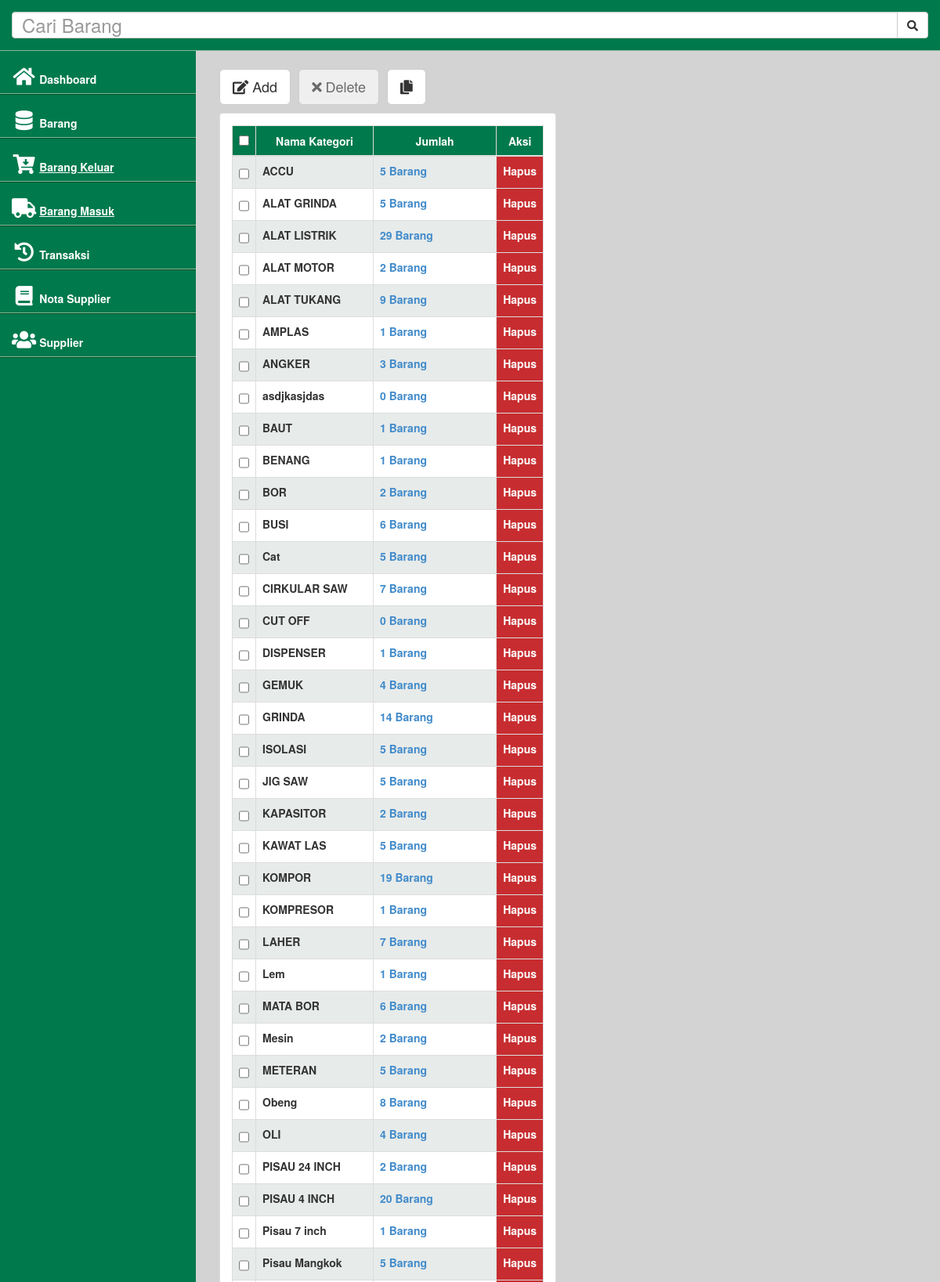
The page /kategori/index.php (upper part) on the database its author committed.
### tables this page shows
CREATE TABLE `tbkategori` (
  `idkategori` int(11) NOT NULL,
  `namakategori` varchar(100) NOT NULL
);

### config/config.php (called while the page is built, shortened)
<?php
$conn = mysqli_connect("localhost", "artawgn", "kopibali", "wigunateknik");
function query($query) {
	global $conn;
	$result = mysqli_query($conn, $query);
	$rows = [];
	while( $row = mysqli_fetch_assoc($result) ) {
		$rows[] = $row;
	}
	return $rows;
}
?>

### kategori/index.php (the view, shortened to what this page needs)
<?php
include "../config/config.php";
$databarang = query("select tbkategori.idkategori as idkategori, tbkategori.namakategori as namakategori,COUNT(tbbarang.kategori) as jumlah FROM tbkategori
LEFT JOIN tbbarang
ON tbkategori.idkategori = tbbarang.kategori
GROUP BY tbkategori.idkategori
order by namakategori asc");
?>
<!DOCTYPE html>
<html>
<head>
    <link href="../asset/plugins/bootstrap/bootstrap.css" rel="stylesheet" />
    <link href="../asset/font-awesome/css/font-awesome.css" rel="stylesheet" />
    <link href="../asset/css/style.css" rel="stylesheet" />
    <link href="../asset/css/main-style.css" rel="stylesheet" />
    <link href="../asset/plugins/select2/css/select2.min.css" rel="stylesheet" >
    <link href="../asset/plugins/select2/css/select2-bootstrap.min.css" rel="stylesheet">
</head>
<body>
    <div id="wrapper">
        <?php include '../sidebar.php'; ?>
        <div id="page-wrapper">
            <div class="row">
                <div class="col-lg-12">
                    <h1>
                        <button type="button" class="btn btn-default  btn-lg" data-toggle="modal" data-target="#modalTambahKategori" title="Tambah Data"><i class="fa far fa-edit"></i> Add</button>
                        <button type="submit" class="btn btn-default  btn-lg" title="Hapus data yang dipilih" form="formmulti" name='but_delete' id="but_delete" onclick="return confirm('Yakin dihapus?');" disabled ><i class="fa fa-times"></i> Delete
                        </button>
                        <a href="../barangganda/"><button type="button" class="btn btn-default  btn-lg" title="Cek Data Ganda"><i class="fa fas fa-copy"></i>
                        </button></a>
                    </h1>
                </div>
            </div>
            <div class="row">
                <div class="col-lg-6">
                    <div class="panel panel-default" >
                        <div class="panel-body" >
                            <div class="table-responsive kontentabel" >
                                <table class="table table-striped table-bordered table-hover" id="tabelbarang" >
                                    <thead style="background-color: #00794d; color: white;">
                                        <tr>
                                            <th width="3%"><input type="checkbox" id="select_all" value=""  /></th>
                                            <th class="text-center" width="150px">Nama Kategori</th>
                                            <th class="text-center">Jumlah</th>
                                            <th class="text-center" width="50px">Aksi</th>
                                        </tr>
                                    </thead>
                                    <tbody>
                                        <?php foreach( $databarang as $data ) : ?>
                                            <tr class="odd gradeX">
                                                <td><input type="checkbox" class="checkbox"  name='delete[]' value="<?= $data['idkategori'] ?>" form="formmulti" /></td>
                                                <td >
                                                    <strong data-toggle="modal" data-target="#modalEdit_<?= $data['idkategori'] ?>"><?= $data['namakategori'] ?></strong>
                                                </td>
                                            <td class="text-left"><a href="../barang/?filter=<?= $data['namakategori']?>"><strong><?= $data['jumlah'] ?> Barang</strong></a></td>
                                            <td class="text-center" style="color: white; background-color: #C72D30; text-align: justify-all;" id="hapus" data-id="<?= $data['idkategori'] ?>"><strong>Hapus</strong></td>
                                        </tr>
                                    <?php endforeach; ?>
                                </tbody>
                            </table>
                        </div>
                    </div>
                </div>
            </div>
        </div>
    </div>
</div>
</body>
</html>

### asset/css/style.css (style rules this page uses)
body { background-color: #f8f8f8; }
#wrapper { width: 100%; margin-top: 65px!important; background-color:#00794D; }
#page-wrapper { padding: 0 15px; min-height: 700px!important; background-color:#D3D3D3; }

### asset/css/main-style.css (style rules this page uses)
@media (min-width:768px) { #page-wrapper { position: inherit; margin: 0 0 0 250px; padding: 0 30px; min-height: 1000px; } }

### rows shown on the page
tbkategori: namakategori "ACCU", jumlah "5"
tbkategori: namakategori "ALAT GRINDA", jumlah "5"
tbkategori: namakategori "ALAT LISTRIK", jumlah "29"
tbkategori: namakategori "ALAT MOTOR", jumlah "2"
tbkategori: namakategori "ALAT TUKANG", jumlah "9"
tbkategori: namakategori "AMPLAS", jumlah "1"
tbkategori: namakategori "ANGKER", jumlah "3"
tbkategori: namakategori "asdjkasjdas", jumlah "0"
tbkategori: namakategori "BAUT", jumlah "1"
tbkategori: namakategori "BENANG", jumlah "1"
tbkategori: namakategori "BOR", jumlah "2"
tbkategori: namakategori "BUSI", jumlah "6"
tbkategori: namakategori "Cat", jumlah "5"
tbkategori: namakategori "CIRKULAR SAW", jumlah "7"
tbkategori: namakategori "CUT OFF", jumlah "0"
tbkategori: namakategori "DISPENSER", jumlah "1"
tbkategori: namakategori "GEMUK", jumlah "4"
tbkategori: namakategori "GRINDA", jumlah "14"
tbkategori: namakategori "ISOLASI", jumlah "5"
tbkategori: namakategori "JIG SAW", jumlah "5"
tbkategori: namakategori "KAPASITOR", jumlah "2"
tbkategori: namakategori "KAWAT LAS", jumlah "5"
tbkategori: namakategori "KOMPOR", jumlah "19"
tbkategori: namakategori "KOMPRESOR", jumlah "1"
tbkategori: namakategori "LAHER", jumlah "7"
tbkategori: namakategori "Lem", jumlah "1"
tbkategori: namakategori "MATA BOR", jumlah "6"
tbkategori: namakategori "Mesin", jumlah "2"
tbkategori: namakategori "METERAN", jumlah "5"
tbkategori: namakategori "Obeng", jumlah "8"
tbkategori: namakategori "OLI", jumlah "4"
tbkategori: namakategori "PISAU 24 INCH", jumlah "2"
tbkategori: namakategori "PISAU 4 INCH", jumlah "20"
tbkategori: namakategori "Pisau 7 inch", jumlah "1"
tbkategori: namakategori "Pisau Mangkok", jumlah "5"
